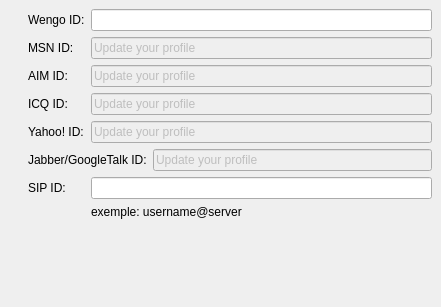
<ui version="4.0" >
 <author></author>
 <comment></comment>
 <exportmacro></exportmacro>
 <class>SimpleIMContactManager</class>
 <widget class="QWidget" name="SimpleIMContactManager" >
  <property name="geometry" >
   <rect>
    <x>0</x>
    <y>0</y>
    <width>400</width>
    <height>307</height>
   </rect>
  </property>
  <layout class="QGridLayout" >
   <property name="margin" >
    <number>9</number>
   </property>
   <property name="spacing" >
    <number>6</number>
   </property>
   <item row="3" column="0" >
    <widget class="QLabel" name="icqLabel" >
     <property name="pixmap" >
      <pixmap resource="../wengophone.qrc" >:/pics/protocols/icq_off.png</pixmap>
     </property>
    </widget>
   </item>
   <item row="3" column="2" >
    <widget class="QLabel" name="label_8" >
     <property name="text" >
      <string>ICQ ID:</string>
     </property>
    </widget>
   </item>
   <item row="3" column="3" colspan="2" >
    <widget class="QLineEdit" name="icqLineEdit" >
     <property name="enabled" >
      <bool>false</bool>
     </property>
     <property name="text" >
      <string>Update your profile</string>
     </property>
    </widget>
   </item>
   <item row="8" column="1" colspan="4" >
    <spacer>
     <property name="orientation" >
      <enum>Qt::Vertical</enum>
     </property>
     <property name="sizeHint" >
      <size>
       <width>354</width>
       <height>31</height>
      </size>
     </property>
    </spacer>
   </item>
   <item row="4" column="3" colspan="2" >
    <widget class="QLineEdit" name="yahooLineEdit" >
     <property name="enabled" >
      <bool>false</bool>
     </property>
     <property name="text" >
      <string>Update your profile</string>
     </property>
    </widget>
   </item>
   <item row="5" column="2" colspan="2" >
    <widget class="QLabel" name="label_9" >
     <property name="sizePolicy" >
      <sizepolicy>
       <hsizetype>0</hsizetype>
       <vsizetype>5</vsizetype>
       <horstretch>0</horstretch>
       <verstretch>0</verstretch>
      </sizepolicy>
     </property>
     <property name="text" >
      <string>Jabber/GoogleTalk ID:</string>
     </property>
    </widget>
   </item>
   <item row="6" column="0" colspan="2" >
    <widget class="QLabel" name="sipLabel" >
     <property name="text" >
      <string/>
     </property>
     <property name="pixmap" >
      <pixmap resource="../wengophone.qrc" >:/pics/protocols/sip.png</pixmap>
     </property>
    </widget>
   </item>
   <item row="6" column="2" >
    <widget class="QLabel" name="label_3" >
     <property name="text" >
      <string>SIP ID:</string>
     </property>
    </widget>
   </item>
   <item row="5" column="4" >
    <widget class="QLineEdit" name="jabberLineEdit" >
     <property name="enabled" >
      <bool>false</bool>
     </property>
     <property name="text" >
      <string>Update your profile</string>
     </property>
    </widget>
   </item>
   <item row="4" column="2" >
    <widget class="QLabel" name="label_5" >
     <property name="text" >
      <string>Yahoo! ID:</string>
     </property>
    </widget>
   </item>
   <item row="5" column="0" colspan="2" >
    <widget class="QLabel" name="jabberLabel" >
     <property name="pixmap" >
      <pixmap resource="../wengophone.qrc" >:/pics/protocols/jabber_off.png</pixmap>
     </property>
    </widget>
   </item>
   <item row="0" column="0" >
    <widget class="QLabel" name="wengoLabel" >
     <property name="maximumSize" >
      <size>
       <width>22</width>
       <height>22</height>
      </size>
     </property>
     <property name="pixmap" >
      <pixmap resource="../wengophone.qrc" >:/pics/protocols/wengo.png</pixmap>
     </property>
    </widget>
   </item>
   <item row="1" column="0" colspan="2" >
    <widget class="QLabel" name="msnLabel" >
     <property name="pixmap" >
      <pixmap resource="../wengophone.qrc" >:/pics/protocols/msn_off.png</pixmap>
     </property>
    </widget>
   </item>
   <item row="2" column="0" colspan="2" >
    <widget class="QLabel" name="aimLabel" >
     <property name="pixmap" >
      <pixmap resource="../wengophone.qrc" >:/pics/protocols/aim_off.png</pixmap>
     </property>
    </widget>
   </item>
   <item row="4" column="0" colspan="2" >
    <widget class="QLabel" name="yahooLabel" >
     <property name="pixmap" >
      <pixmap resource="../wengophone.qrc" >:/pics/protocols/yahoo_off.png</pixmap>
     </property>
    </widget>
   </item>
   <item row="0" column="2" >
    <widget class="QLabel" name="label_2" >
     <property name="sizePolicy" >
      <sizepolicy>
       <hsizetype>0</hsizetype>
       <vsizetype>5</vsizetype>
       <horstretch>0</horstretch>
       <verstretch>0</verstretch>
      </sizepolicy>
     </property>
     <property name="text" >
      <string>Wengo ID:</string>
     </property>
    </widget>
   </item>
   <item row="1" column="2" >
    <widget class="QLabel" name="label_4" >
     <property name="text" >
      <string>MSN ID:</string>
     </property>
    </widget>
   </item>
   <item row="2" column="2" >
    <widget class="QLabel" name="label_7" >
     <property name="text" >
      <string>AIM ID:</string>
     </property>
    </widget>
   </item>
   <item row="2" column="3" colspan="2" >
    <widget class="QLineEdit" name="aimLineEdit" >
     <property name="enabled" >
      <bool>false</bool>
     </property>
     <property name="text" >
      <string>Update your profile</string>
     </property>
    </widget>
   </item>
   <item row="1" column="3" colspan="2" >
    <widget class="QLineEdit" name="msnLineEdit" >
     <property name="enabled" >
      <bool>false</bool>
     </property>
     <property name="text" >
      <string>Update your profile</string>
     </property>
    </widget>
   </item>
   <item row="0" column="3" colspan="2" >
    <widget class="QLineEdit" name="wengoLineEdit" >
     <property name="enabled" >
      <bool>true</bool>
     </property>
     <property name="text" >
      <string/>
     </property>
    </widget>
   </item>
   <item row="7" column="3" colspan="2" >
    <widget class="QLabel" name="label_6" >
     <property name="text" >
      <string>exemple: username@server</string>
     </property>
     <property name="margin" >
      <number>0</number>
     </property>
     <property name="indent" >
      <number>-1</number>
     </property>
    </widget>
   </item>
   <item row="6" column="3" colspan="2" >
    <widget class="QLineEdit" name="sipLineEdit" >
     <property name="enabled" >
      <bool>true</bool>
     </property>
     <property name="text" >
      <string/>
     </property>
    </widget>
   </item>
  </layout>
 </widget>
 <pixmapfunction></pixmapfunction>
 <tabstops>
  <tabstop>wengoLineEdit</tabstop>
  <tabstop>msnLineEdit</tabstop>
  <tabstop>aimLineEdit</tabstop>
  <tabstop>yahooLineEdit</tabstop>
  <tabstop>jabberLineEdit</tabstop>
 </tabstops>
 <resources>
  <include location="../wengophone.qrc" />
 </resources>
 <connections/>
</ui>
